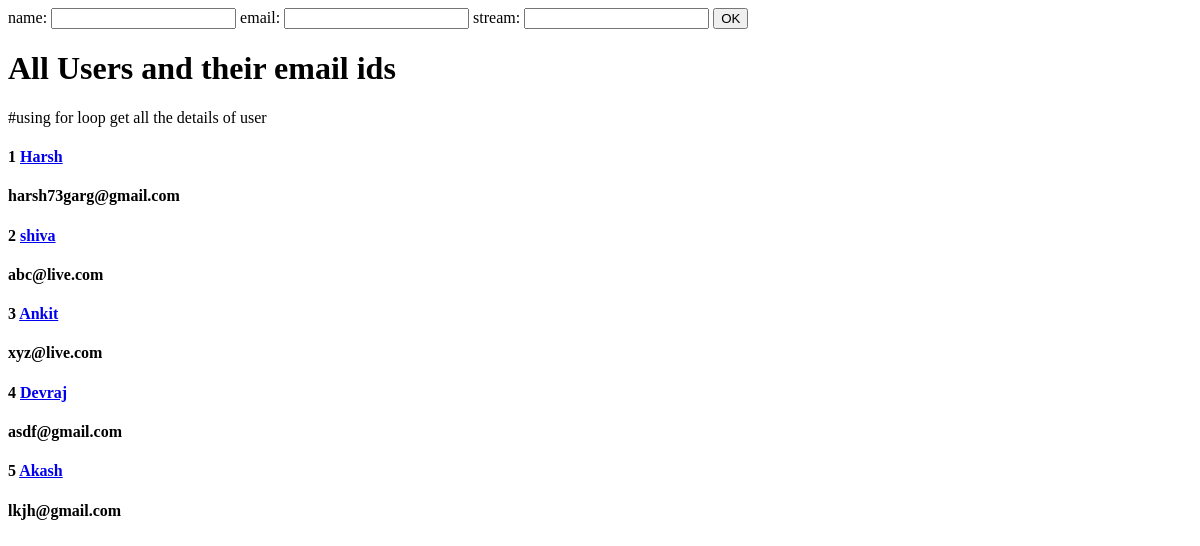
The app's page /User/, older data.
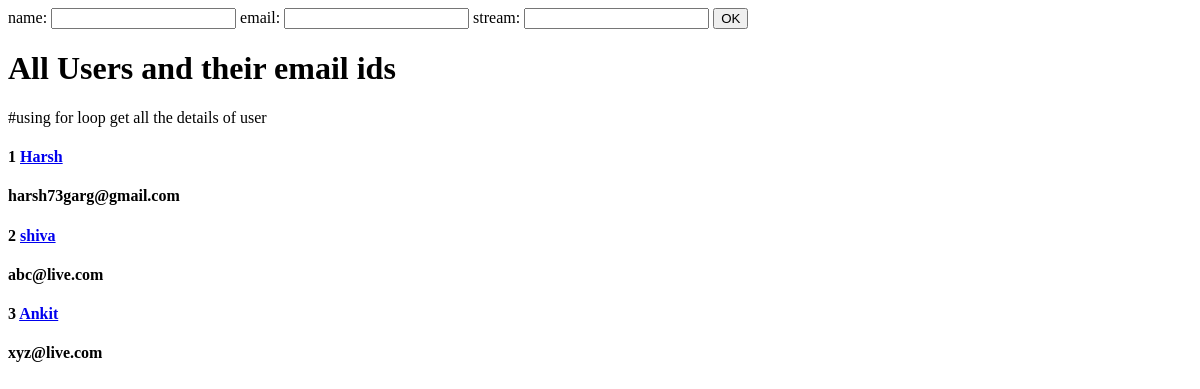
The same page, newer data.
### restapp/models.py (models this page shows)
class user(models.Model):
    user_name      =  models.CharField(max_length=200)
    user_email     =  models.CharField(max_length=200)
    user_stream    =  models.CharField(max_length=200)

### restapp/views.py (the view)
# urls.py: url(r'^User/', restapp.views.userList),         #using this url we can see all user with user naem and user ids
def userList(request):
	return render(request,'user_list.html',
											{'user_list':user.objects.all()}	)

### templates/user_list.html (shortened to what this page needs)
<!DOCTYPE html>
<html>
<head>
</head>
<body>
	<form action="/post/" method="post">
 		<label for="user_name"> name: </label>
     <input id="user_name" type="text" name="user_name" >
 		<label for="user_email"> email: </label>
     <input id="user_email" type="text" name="user_email" >
 		<label for="user_stream">   stream: </label>
     <input id="user_stream" type="text" name="user_stream" >
 		<input type="submit" value="OK">
 </form>
<h1> All  Users and their email ids</h1>
#using for loop get all the details of user
{% for user in user_list %}
<div>
	<h4>{{user.id}}  <a href="/get/{{ user.id }}">{{user.user_name}}</a></h4>
	<h4>{{user.user_email}}</h4>
{% endfor %}
</div>
</body>
</html>

Row changes from the older to the newer data that the page shows:
removed user: id "4", user_name "Devraj", user_email "asdf@gmail.com"
removed user: id "5", user_name "Akash", user_email "lkjh@gmail.com"
